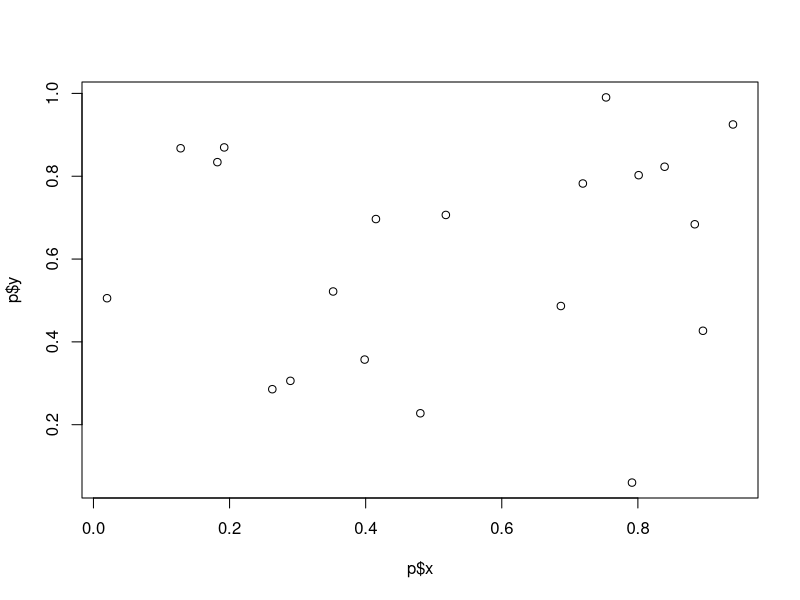
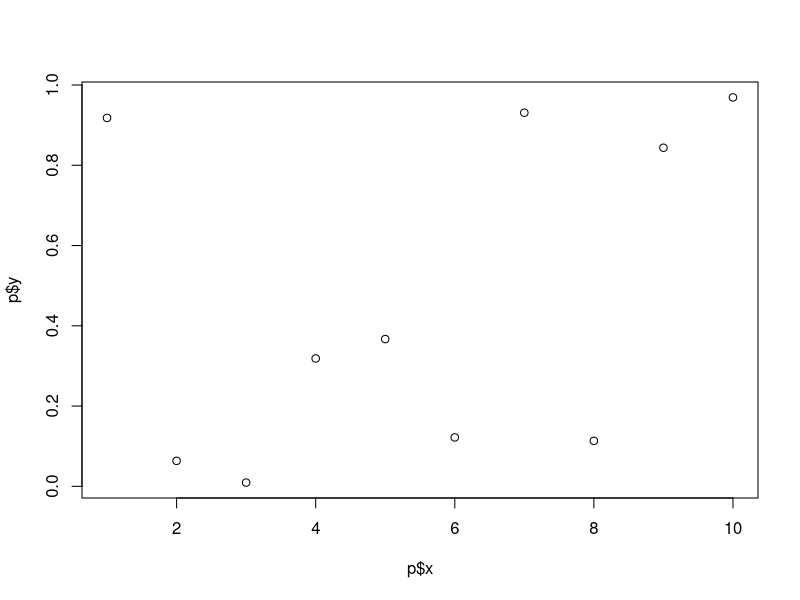

Write the R code that produced these figures, in order.
## ---- chunk 1
m <- matrix(data = 1:12, nrow = 3)
## ---- chunk 2
m[1:2, ]
m[, 2:4]
## ---- chunk 3
## select all columns for which the totals are greater than 15
colSums(m) > 15
m[, colSums(m) > 15]  # subsets based on conditions (sum of column > 15)
## ---- chunk 4
## select rows that sum up to 22
m[rowSums(m)==22,]
m[rowSums(m)!=22,]
## ---- chunk 5
z <- m[1, ]
print(z)
str(z)

z2 <- m[1, , drop=FALSE]  # argument maintains the matrix identity
## ---- chunk 6
m2 <- matrix(data = runif(9), nrow=3)
m2[3,2]
## ---- chunk 7
m2[m2 > 0.6] <- NA  # makes any value >0.6 an NA

data <- iris
head(data)
tail(data)

data[3,2]  # numbered indices work, but sometimes it's better to use names
dataSub <- data[,c("Species", "Petal.Length")]
str(dataSub)
## ---- chunk 8
orderedIris <- iris[order(iris$Petal.Length),]
## ---- chunk 9
sum(3,2)  # sum
3+2  # + sign is a function
sd
## ---- chunk 10
# functionName <- function(argX=defaultX, argY=defaultY){
  ## curly bracket starts the body of the function
    ## lines of code
    ## notes
    ## create local variables - only 'visible' to R WITHIN the function
  ## always end with return(z) (like print())
# }

myFunc <- function(a=3, b=4){
  z <- a + b
  return(z)
}
myFunc()  # runs default arguments
myFunc(a=100, b=3.4)  # runs new values

## example of a bad function:
#myFuncBad <- function(a=3){
  #z <- a + b
  #return(z)
#}
# myFuncBad()  # error: object B not found

## how to use with no default values:
myFuncNull <- function(a=NULL, b=NULL){
  z <- a + b
  return(z)
}
#myFuncBad()  # returns 'integer 0'
## ---- chunk 11
########################################################################
# FUNCTION: HardyWeinberg
# input: all allele frequency p (0,1)
# output: p and the frequencies of 3 genotypes AA AB BB
#-----------------------------------------------------------------------
HardyWeinberg <- function(p = runif(1)){
  if(p > 1.0 | p < 0.0){
    return("Function failure: p must be between 0 and 1")
  }               ## | means 'or', {} means 'then'
  q <- 1 - p
  fAA <- p^2      ## 'frequency of AA allele is p^2
  fAB <- 2*p*q
  fBB <- q^2
  vecOut <- signif(c(p=p, AA=fAA, AB=fAB, BB=fBB), digits=3)
  return(vecOut)  ## signif outputs significant figures
}
########################################################################

HardyWeinberg()
freqs <- HardyWeinberg()
freqs
HardyWeinberg(p=3)  ## prints return message
## ---- chunk 12
########################################################################
# FUNCTION: fitLinear2
# fits simple regression line
# input: numeric vector (p) of predictor (x) and response (y)
# outputs: slope and p-value
#-----------------------------------------------------------------------
fitLinear2 <- function(p=NULL){
  if(is.null(p)){
    p <- list(x=runif(20), y=runif(20))
  }       # 'if p is null, then we'll make a variable p'
  myMod <- lm(p$x~p$y)
  myOut <- c(slope = summary(myMod)$coefficients[2,1], 
             pValue = summary(myMod)$coefficients[2,4])
  plot(x=p$x, y=p$y)  # quick plot to check output
  return(myOut)
}
########################################################################
fitLinear2()
myPars <- list(x=1:10, y=runif(10))
fitLinear2(p=myPars)
